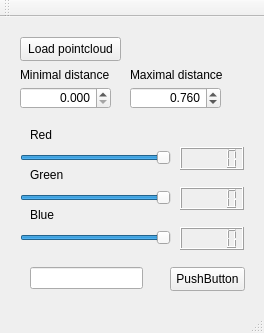
<?xml version="1.0" encoding="UTF-8"?>
<ui version="4.0">
 <class>QPCLVisualizerClass</class>
 <widget class="QMainWindow" name="QPCLVisualizerClass">
  <property name="geometry">
   <rect>
    <x>0</x>
    <y>0</y>
    <width>264</width>
    <height>333</height>
   </rect>
  </property>
  <property name="windowTitle">
   <string>QPCLVisualizer</string>
  </property>
  <widget class="QWidget" name="centralWidget">
   <widget class="QPushButton" name="pushButton">
    <property name="geometry">
     <rect>
      <x>20</x>
      <y>20</y>
      <width>101</width>
      <height>24</height>
     </rect>
    </property>
    <property name="text">
     <string>Load pointcloud</string>
    </property>
   </widget>
   <widget class="QLabel" name="label_3">
    <property name="geometry">
     <rect>
      <x>30</x>
      <y>110</y>
      <width>49</width>
      <height>16</height>
     </rect>
    </property>
    <property name="text">
     <string>Red</string>
    </property>
   </widget>
   <widget class="QDoubleSpinBox" name="sbMin">
    <property name="geometry">
     <rect>
      <x>20</x>
      <y>70</y>
      <width>91</width>
      <height>22</height>
     </rect>
    </property>
    <property name="alignment">
     <set>Qt::AlignRight|Qt::AlignTrailing|Qt::AlignVCenter</set>
    </property>
    <property name="readOnly">
     <bool>false</bool>
    </property>
    <property name="decimals">
     <number>3</number>
    </property>
    <property name="maximum">
     <double>50.000000000000000</double>
    </property>
    <property name="singleStep">
     <double>0.001000000000000</double>
    </property>
   </widget>
   <widget class="QDoubleSpinBox" name="sbMax">
    <property name="geometry">
     <rect>
      <x>130</x>
      <y>70</y>
      <width>91</width>
      <height>22</height>
     </rect>
    </property>
    <property name="alignment">
     <set>Qt::AlignRight|Qt::AlignTrailing|Qt::AlignVCenter</set>
    </property>
    <property name="readOnly">
     <bool>false</bool>
    </property>
    <property name="decimals">
     <number>3</number>
    </property>
    <property name="maximum">
     <double>50.000000000000000</double>
    </property>
    <property name="singleStep">
     <double>0.001000000000000</double>
    </property>
    <property name="value">
     <double>0.760000000000000</double>
    </property>
   </widget>
   <widget class="QLabel" name="label">
    <property name="geometry">
     <rect>
      <x>20</x>
      <y>50</y>
      <width>91</width>
      <height>16</height>
     </rect>
    </property>
    <property name="text">
     <string>Minimal distance</string>
    </property>
   </widget>
   <widget class="QLabel" name="label_2">
    <property name="geometry">
     <rect>
      <x>130</x>
      <y>50</y>
      <width>101</width>
      <height>16</height>
     </rect>
    </property>
    <property name="text">
     <string>Maximal distance</string>
    </property>
   </widget>
   <widget class="QLabel" name="label_4">
    <property name="geometry">
     <rect>
      <x>30</x>
      <y>150</y>
      <width>49</width>
      <height>16</height>
     </rect>
    </property>
    <property name="text">
     <string>Green</string>
    </property>
   </widget>
   <widget class="QLabel" name="label_5">
    <property name="geometry">
     <rect>
      <x>30</x>
      <y>190</y>
      <width>49</width>
      <height>16</height>
     </rect>
    </property>
    <property name="text">
     <string>Blue</string>
    </property>
   </widget>
   <widget class="QSlider" name="hSliderG">
    <property name="geometry">
     <rect>
      <x>20</x>
      <y>170</y>
      <width>151</width>
      <height>22</height>
     </rect>
    </property>
    <property name="maximum">
     <number>255</number>
    </property>
    <property name="value">
     <number>255</number>
    </property>
    <property name="orientation">
     <enum>Qt::Horizontal</enum>
    </property>
   </widget>
   <widget class="QLCDNumber" name="lcdG">
    <property name="geometry">
     <rect>
      <x>180</x>
      <y>170</y>
      <width>64</width>
      <height>23</height>
     </rect>
    </property>
   </widget>
   <widget class="QSlider" name="hSliderB">
    <property name="geometry">
     <rect>
      <x>20</x>
      <y>210</y>
      <width>151</width>
      <height>22</height>
     </rect>
    </property>
    <property name="maximum">
     <number>255</number>
    </property>
    <property name="value">
     <number>255</number>
    </property>
    <property name="orientation">
     <enum>Qt::Horizontal</enum>
    </property>
   </widget>
   <widget class="QLCDNumber" name="lcdB">
    <property name="geometry">
     <rect>
      <x>180</x>
      <y>210</y>
      <width>64</width>
      <height>23</height>
     </rect>
    </property>
   </widget>
   <widget class="QSlider" name="hSliderR">
    <property name="geometry">
     <rect>
      <x>20</x>
      <y>130</y>
      <width>151</width>
      <height>22</height>
     </rect>
    </property>
    <property name="maximum">
     <number>255</number>
    </property>
    <property name="value">
     <number>255</number>
    </property>
    <property name="orientation">
     <enum>Qt::Horizontal</enum>
    </property>
   </widget>
   <widget class="QLCDNumber" name="lcdR">
    <property name="geometry">
     <rect>
      <x>180</x>
      <y>130</y>
      <width>64</width>
      <height>23</height>
     </rect>
    </property>
   </widget>
   <widget class="QLineEdit" name="testLine">
    <property name="geometry">
     <rect>
      <x>30</x>
      <y>250</y>
      <width>113</width>
      <height>22</height>
     </rect>
    </property>
    <property name="readOnly">
     <bool>true</bool>
    </property>
   </widget>
   <widget class="QPushButton" name="testButton">
    <property name="geometry">
     <rect>
      <x>170</x>
      <y>250</y>
      <width>75</width>
      <height>24</height>
     </rect>
    </property>
    <property name="text">
     <string>PushButton</string>
    </property>
   </widget>
  </widget>
  <widget class="QMenuBar" name="menuBar">
   <property name="geometry">
    <rect>
     <x>0</x>
     <y>0</y>
     <width>264</width>
     <height>22</height>
    </rect>
   </property>
  </widget>
  <widget class="QToolBar" name="mainToolBar">
   <attribute name="toolBarArea">
    <enum>TopToolBarArea</enum>
   </attribute>
   <attribute name="toolBarBreak">
    <bool>false</bool>
   </attribute>
  </widget>
  <widget class="QStatusBar" name="statusBar"/>
 </widget>
 <layoutdefault spacing="6" margin="11"/>
 <resources>
  <include location="QPCLVisualizer.qrc"/>
 </resources>
 <connections/>
 <slots>
  <slot>Visualize()</slot>
 </slots>
</ui>
